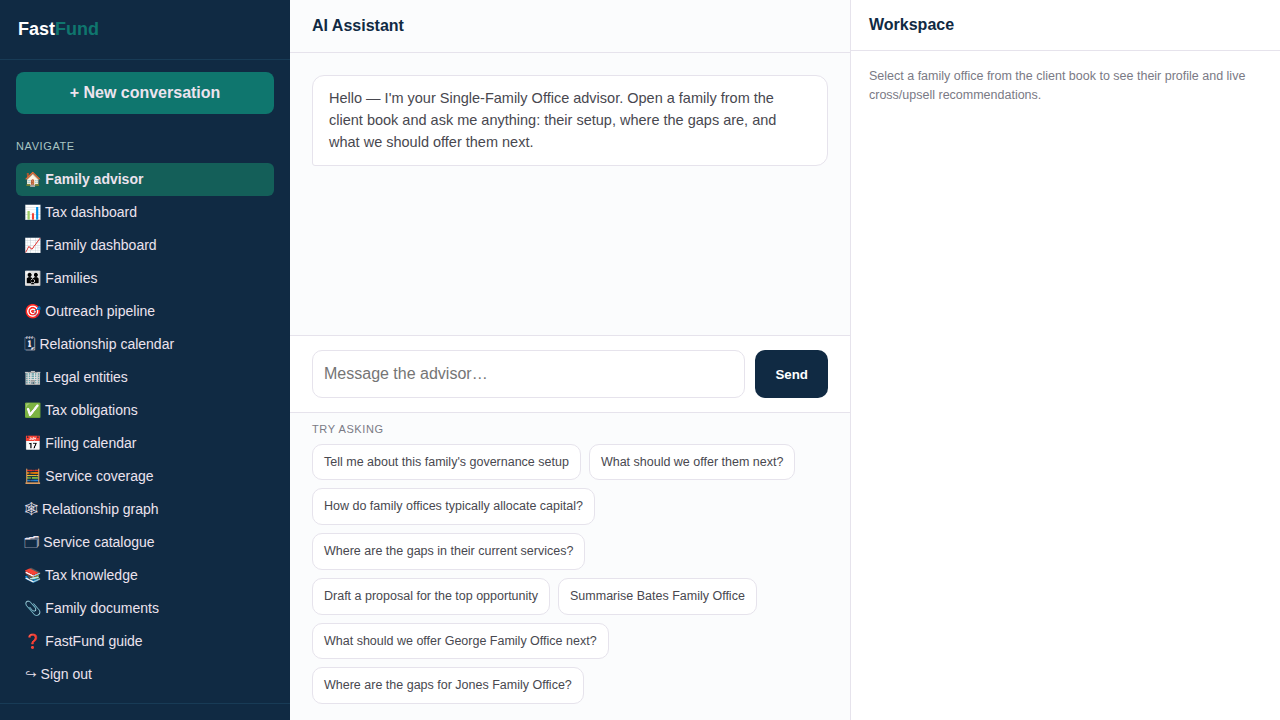
#> input picture docs/screenshots/fastfund-family-advisor.png, 1280 x 720 px
$ python generate_readme_gifs.py
#> lines starting #> are read from the running program, lines starting #| are printed output that depends on the picture
#!/usr/bin/env python3
"""Build README GIFs from the reproducible Playwright product screenshots."""

from __future__ import annotations

from pathlib import Path

from PIL import Image, ImageDraw

ROOT = Path(__file__).resolve().parent.parent
SHOTS = ROOT / "docs" / "screenshots"
DOCS = ROOT / "docs"
SIZE = (960, 600)

DEMOS = {
    "fastfund-family-office.gif": [
        ("fastfund-family-advisor.png", "Ask the family-office advisor"),
        ("fastfund-families.png", "Review the family and outreach book"),
        ("fastfund-family-profile.png", "Connect portfolio, ownership and tax context"),
        ("fastfund-outreach-pipeline.png", "Move opportunities through the pipeline"),
    ],
    "fastfund-tax-filings.gif": [
        ("fastfund-assistant.png", "Ask tax, form and regulatory-change questions"),
        ("fastfund-entities.png", "Link legal entities to their family office"),
        ("fastfund-obligations.png", "Determine and track filing obligations"),
        ("fastfund-filing-calendar.png", "Work the multijurisdiction filing calendar"),
        ("fastfund-tax-dashboard.png", "Monitor the complete compliance book"),
    ],
}


def fit(path: Path, caption: str) -> Image.Image:
#> called with caption = 'Ask the family-office advisor'
    image = Image.open(path).convert("RGB")
#> image is the input picture: PIL image 1280x720 RGB; mean R, G, B 198.5, 205.7, 211.1
    image.thumbnail(SIZE, Image.Resampling.LANCZOS)
#> image: PIL image 960x540 RGB
    canvas = Image.new("RGB", SIZE, "#f7fafc")
    x = (SIZE[0] - image.width) // 2
#> x = 0
    y = max(0, (SIZE[1] - image.height) // 2)
#> y = 30
    canvas.paste(image, (x, y))
    draw = ImageDraw.Draw(canvas)
    box = (16, SIZE[1] - 55, SIZE[0] - 16, SIZE[1] - 14)
    draw.rounded_rectangle(box, radius=8, fill="#0b1f33")
    draw.text((32, SIZE[1] - 44), caption, fill="#ffffff")
    return canvas


def build(name: str, sequence: list[tuple[str, str]]) -> None:
    scenes = [fit(SHOTS / filename, caption) for filename, caption in sequence]
#> call 2 of fit, with caption = 'Review the family and outreach book'
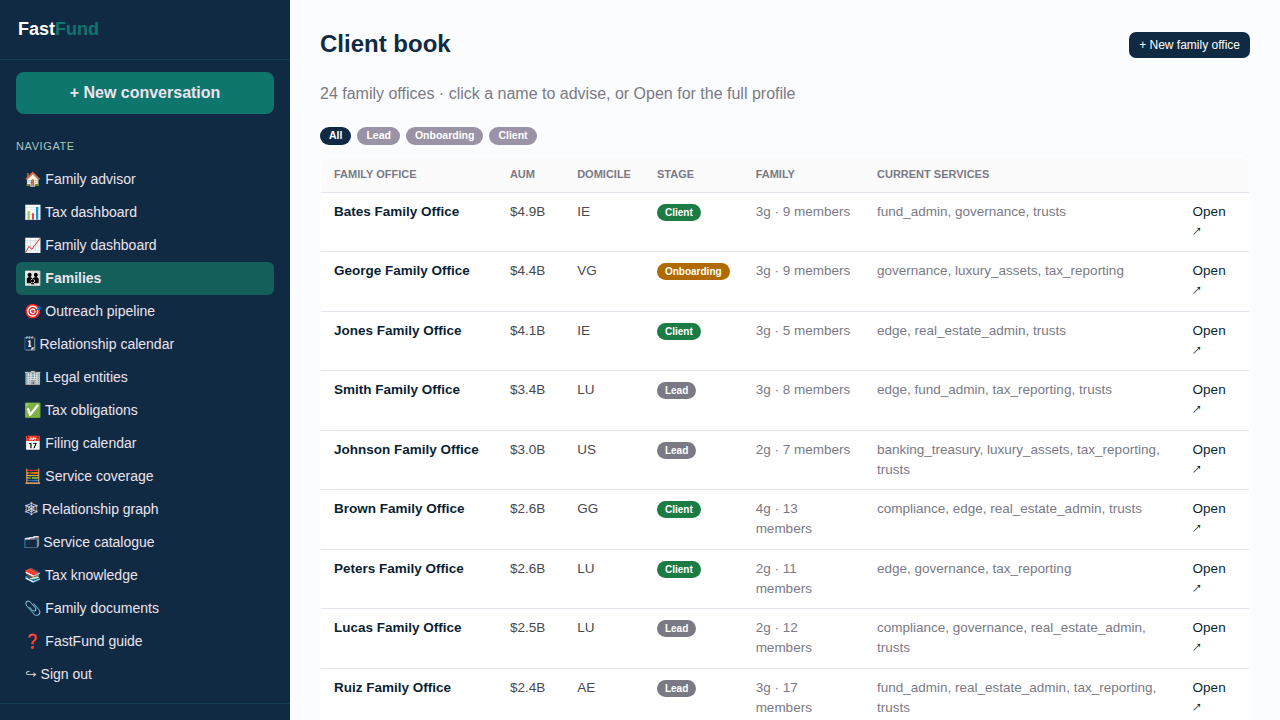
#> input picture docs/screenshots/fastfund-families.png, 1280 x 720 px
#> in fit, image is the input picture: PIL image 1280x720 RGB; mean R, G, B 196.1, 203.5, 208.8
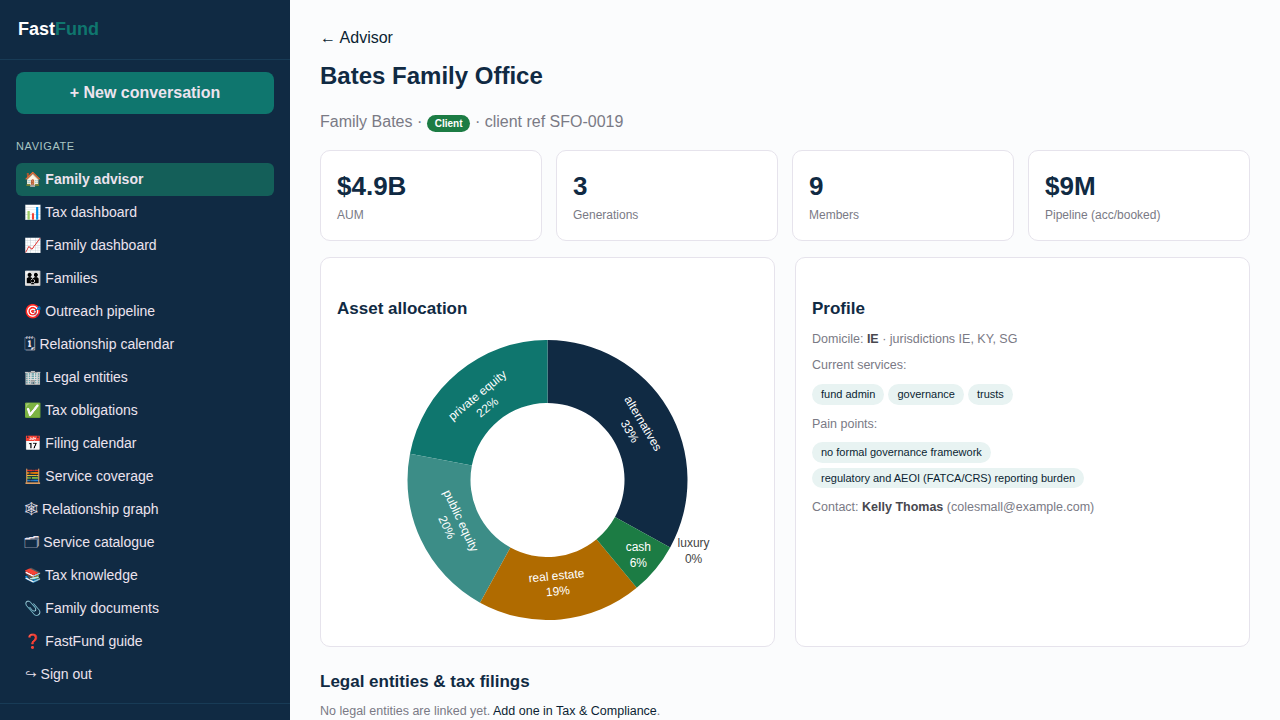
#> input picture docs/screenshots/fastfund-family-profile.png, 1280 x 720 px
#> in fit, image is the input picture: PIL image 1280x720 RGB; mean R, G, B 189.7, 199, 203.5
#> call 4 of fit, with caption = 'Move opportunities through the pipeline'
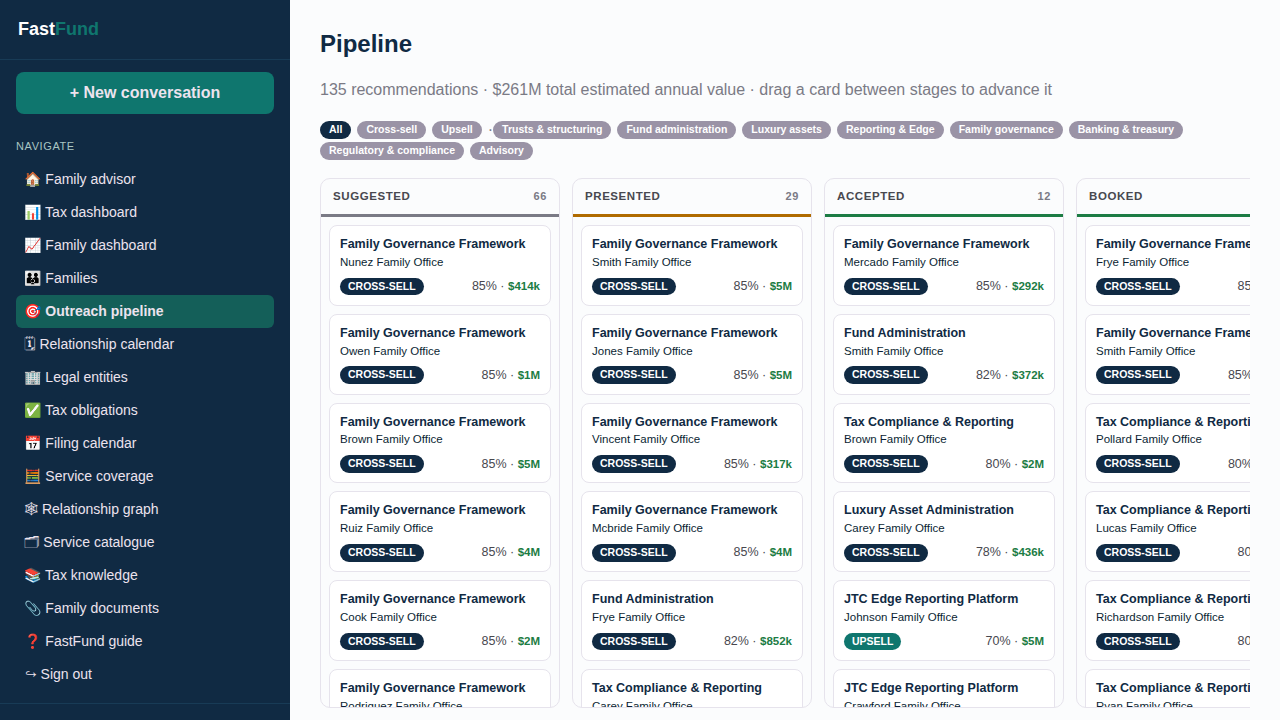
#> input picture docs/screenshots/fastfund-outreach-pipeline.png, 1280 x 720 px
#> in fit, image is the input picture: PIL image 1280x720 RGB; mean R, G, B 186.3, 194.7, 201.3
#> in fit (call 4), `canvas.paste(image, (x, y))`:
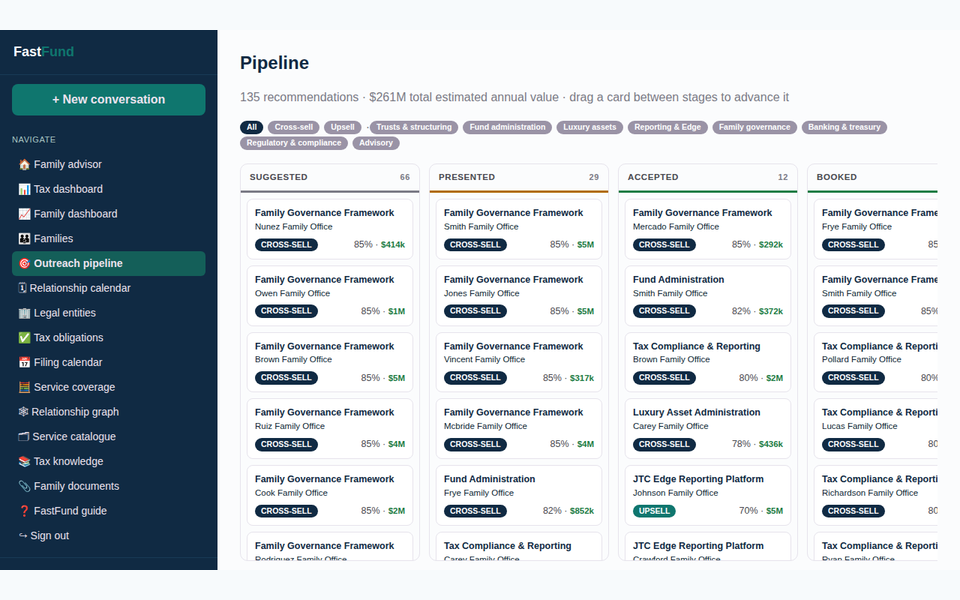
#> canvas: PIL image 960x600 RGB; mean R, G, B 192, 199.9, 206
#> scenes = 4 items
    frames: list[Image.Image] = []
    durations: list[int] = []
    for index, scene in enumerate(scenes):
        frames.append(scene)
        durations.append(1700)
        nxt = scenes[(index + 1) % len(scenes)]
        for step in range(1, 5):
            frames.append(Image.blend(scene, nxt, step / 5))
            durations.append(90)
#> this loop made 4 passes
#> after the loop, durations = [1700, 90, 90, 90, 90, 1700, 90, 90, 90, 90, 1700, 90, 90, 90, 90, 1700, 90, 90, 90, 90]; frames = 20 items
    frames[0].save(
        DOCS / name,
        save_all=True,
        append_images=frames[1:],
        duration=durations,
        loop=0,
        optimize=True,
    )
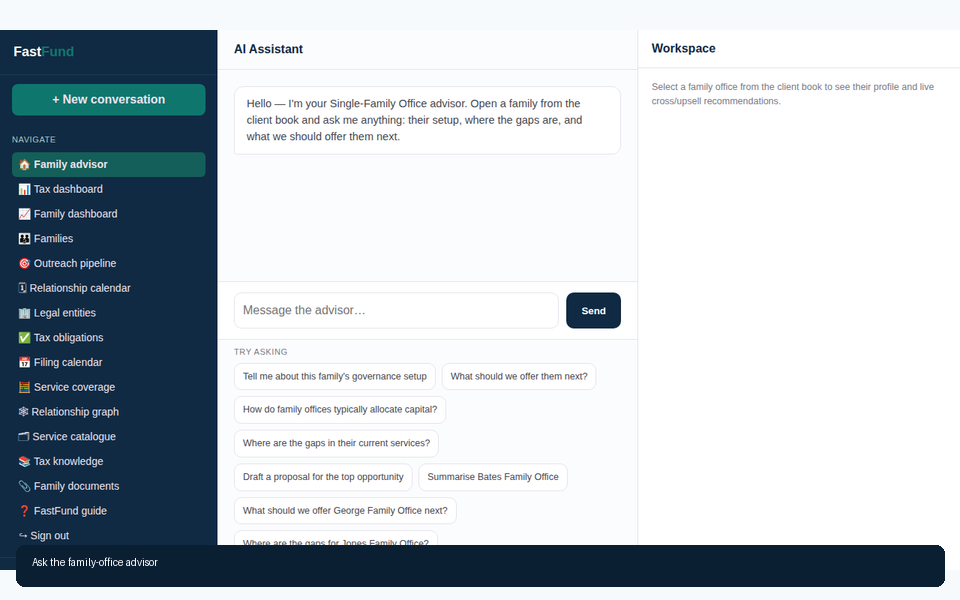
#> saved as fastfund-family-office.gif: PIL image 960x600 RGB; mean R, G, B 189.3, 197, 203.1
    print(f"generated docs/{name} ({len(frames)} frames)")
#| generated docs/fastfund-family-office.gif (20 frames)


def main() -> None:
    for name, sequence in DEMOS.items():
        build(name, sequence)


if __name__ == "__main__":
#> (the run stopped early here; a loop or call above may not have finished)
